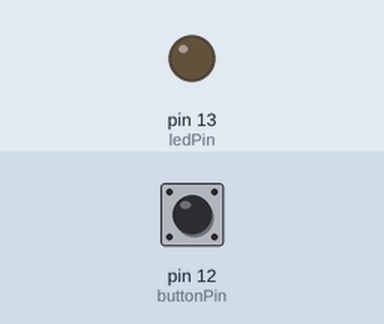
Recording of a sketch running on a simulated Arduino Uno, built with avr-gcc and run on an emulated ATmega328P. Shown: output pins drawn as LEDs (lit = HIGH). Dashed ring = blinking. Inputs (shaded band) come from the test bench; at power-on: pin 12 (buttonPin) HIGH.

Above: at 1.3 s.
1.4 s: pin 12 (buttonPin) pulled LOW for 1 s
At 1.62 s:
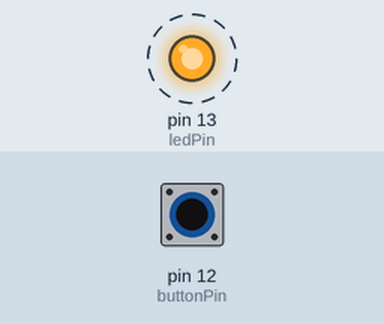
3.9 s: pin 12 (buttonPin) pulled LOW for 0.3 s
At 4.7 s:
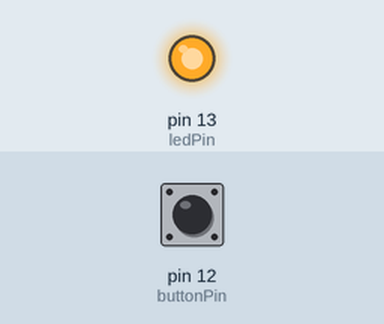
5.7 s: pin 12 (buttonPin) pulled LOW for 3.2 s
At 10.1 s:
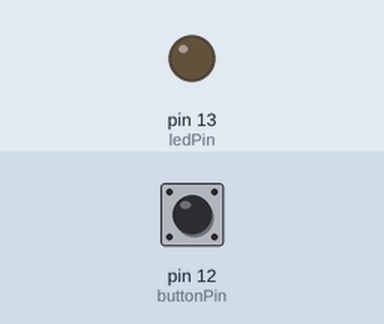
Timing chart, 0 to 11.6 s (numbered marks = the images above; inputs shaded):
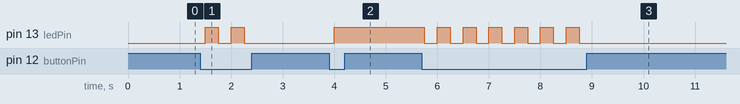

Measured:
- after the input at 1.4 s, pin 13 (ledPin): alternates HIGH for 0.25 s and LOW for 0.25 s, 4 changes in all, then stays LOW, starting after 0.10 s
- after the input at 3.9 s, pin 13 (ledPin): LOW → HIGH after 0.10 s
- after the input at 5.7 s, pin 13 (ledPin): alternates HIGH for 0.25 s and LOW for 0.25 s, 13 changes in all, then stays LOW, starting after 0.05 s

The sketch:

LightSwitch_Button.ino
```cpp
//
#pragma region
const int buttonPin = 12;
const int ledPin = 13;
int buttonState = 0;
#pragma endregion

void setup() {
  Serial.begin(9600);
  // initialize the LED pin as an output:
  pinMode(13, OUTPUT);
  // initialize the pushbutton pin as an input:
  pinMode(buttonPin, INPUT);
}

void loop() {
  //button is on port 12
  int buttonState = digitalRead(buttonPin);

//static must be used to keep value between loops
  static bool on = false;
  //if button state is down and the switch is switched
  if (buttonState == LOW && on == true) {
    on = false;
  }
  else if (buttonState == LOW && on == false){

    on = true;
  }

  if (on == true) {
    // turn LED on:
    digitalWrite(ledPin, HIGH);
  }
  else {
    // turn LED off:
    digitalWrite(ledPin, LOW);
  }
//250 mil-sec delay for seemless switching
  delay(250);
}
```
